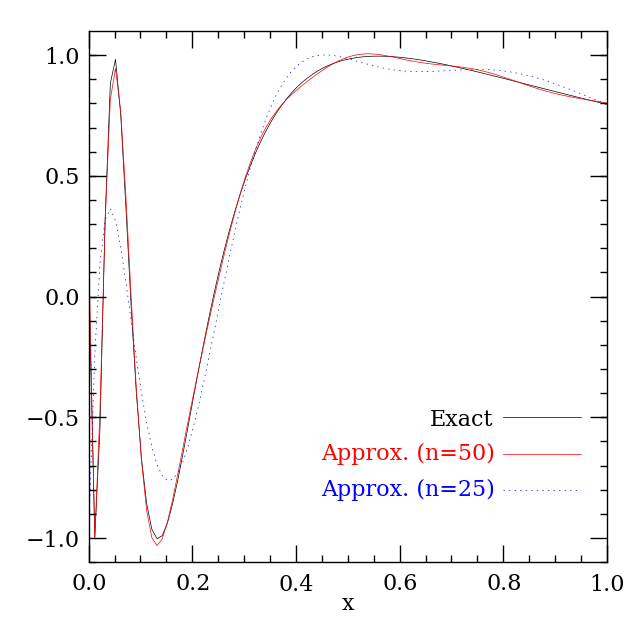

Source code (Python):
"""
Plot data from ex_chebapp
"""

# In order to find o2mpl.py
import sys
sys.path.append('../../src/other')

import numpy as np
import matplotlib.pyplot as plot
import o2mpl

data=np.loadtxt('../ex_chebapp.out')

axes=o2mpl.default_plot()

plot.plot(data[:,0],data[:,1],color='black')
plot.plot([0.8,0.95],[-0.5,-0.5],color='black')
axes.text(0.78,-0.5,'Exact',
    fontsize=16,verticalalignment='center',horizontalalignment='right')

plot.plot(data[:,0],data[:,3],'-',color='red')
plot.plot([0.8,0.95],[-0.65,-0.65],'-',color='red')
axes.text(0.78,-0.65,'Approx. (n=50)',
    fontsize=16,verticalalignment='center',horizontalalignment='right',
    color='red')

plot.plot(data[:,0],data[:,4],':',color='blue')
plot.plot([0.8,0.95],[-0.8,-0.8],':',color='blue')
axes.text(0.78,-0.8,'Approx. (n=25)',
    fontsize=16,verticalalignment='center',horizontalalignment='right',
    color='blue')


plot.xlim([0,1])
plot.ylim([-1.1,1.1])

plot.xlabel('x',fontsize=16)

for label in axes.get_xticklabels():
    t=label.get_position()
    t2=t[0],t[1]-0.01
    label.set_position(t2)
    label.set_fontsize(16)

for label in axes.get_yticklabels():
    t=label.get_position()
    t2=t[0]-0.01,t[1]
    label.set_position(t2)
    label.set_fontsize(16)

plot.savefig('ex_chebapp_plot.png')
plot.savefig('ex_chebapp_plot.eps')
plot.show()


